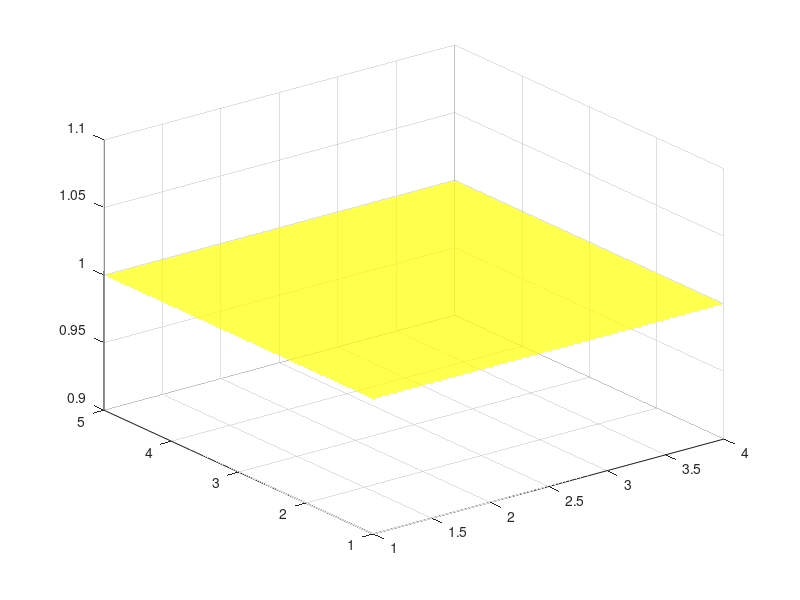

Recreate this plot in MATLAB. (Note: this script raises an error after producing the figure.)
case1 = [483.3333333, 483, 738, 957.3333333; 694.5, 700, 752.3333333, 786.3333333; 897.3333333, 913.3333333, 1012.666667, 1158.666667; 859.3333333, 903.3333333, 964.6666667, 802.6666667; 452.333333333, 733, 736.3333333, 538];
case2 = [177, 476.3333333, 591.6666667, 316.3333333; 403.00, 571.6666667, 492, 417; 495.6666667, 662.6666667, 798.3333333, 526; 578, 610.6666667, 956.6666667, 558.33; 814.00, 697, 790.3333333, 463.3333333];
case3 = [328.6666667, 91.5, 161.5, 628.6666667; 466.5, 64.5, 171.6666667, 407.6666667; 493, 104.3333333, 159.3333333, 290.6666667; 375, 85.33333333, 212.6666667, 767; 48.33333333, 50.33333333, 73.33333333, 64.66666667];
case4 = [0.023333333, 0.023333333, 0.333333333, 7.266666667; 3.2, 2.6, 6.7, 22.75; 0.15, 0.113333333, 0.333333333, 7.40; 0.03, 0.04, 0.03, 0.016666667; 2.866666667, 0.03, 0.06, 0];


%Codi generat amb AI: 
%   https://www.perplexity.ai/
%   https://chatgpt.com/
%   Self-Hosted Falcon 3.3B amb Ollama i OpenWebUI
%   https://duckduckgo.com/
%   https://lumo.proton.me/
%S'han usat per fer la matriu de colors, i s'han usat per corregir les unes
%a les altres

green=[0 1 0];
red=[1 0 0];
yellow=[1 1 0];


Z = ones(size(case4));
C = nan(size(case3));

C(case4 < 300) = 1;  
C(case4 >= 300 & case4 < 400) = 2; 
C(case4 >= 400) = 3;

[X,Y] = meshgrid(1:4,1:5);

% Create figure
fig = figure('Position', [100, 100, 800, 600]);
surf(X, Y, Z, C, 'FaceAlpha', 0.7, 'FaceColor', 'interp', 'EdgeColor', 'none');
colormap([red; yellow; green]);
clim([0.5 3.5]);  % Adjust range for better interpolation
colorbar('Ticks', [1, 2, 3], 'TickLabels', {'<300 lx', '>=300 lx & <400 lx', '>=400 lx'});

xlabel('X-axis');
ylabel('Y-axis');
zlabel('Illuminance (lx)');
title('Surface Graphs');